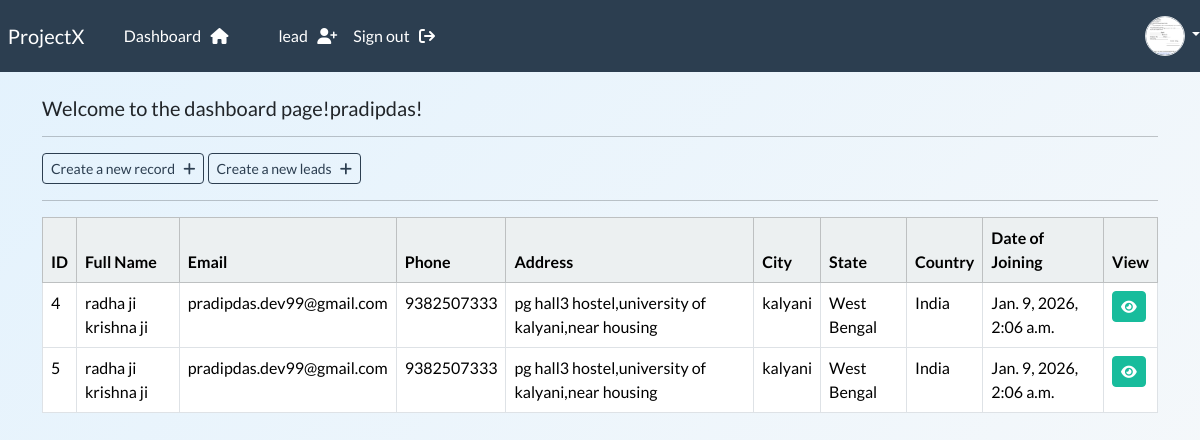
/dashboard (signed in), run on an earlier commit of the app's database.
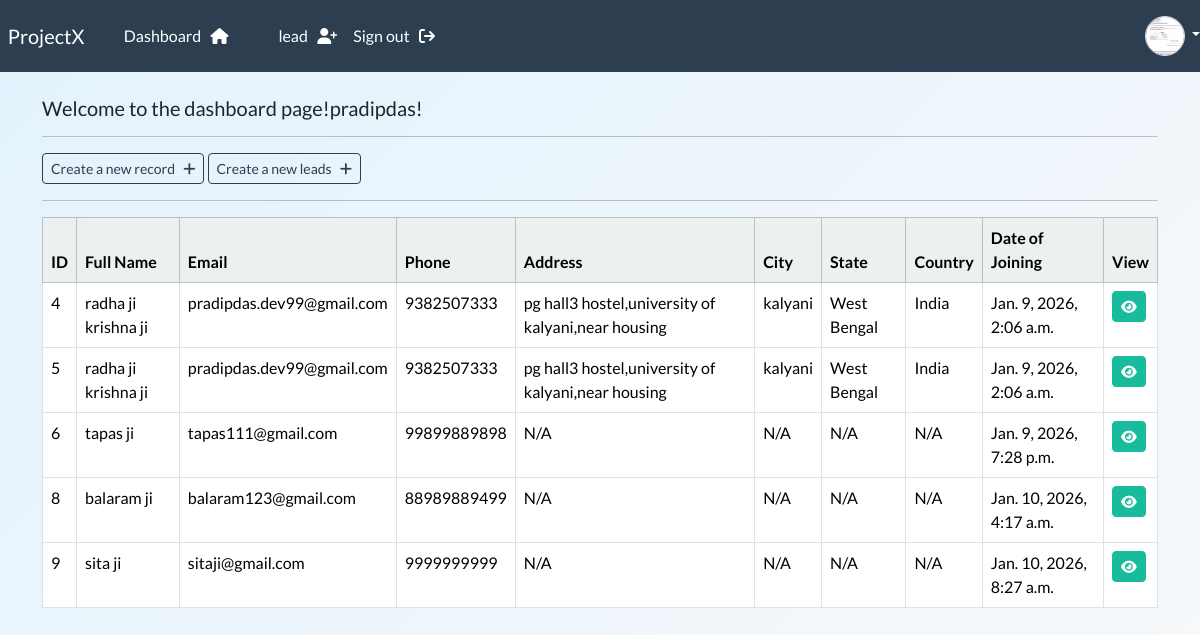
And on a later commit of the database.
### webapp/models.py (models this page shows, shortened)
class Record(models.Model):
    creation_date = models.DateTimeField(auto_now_add=True)
    first_name = models.CharField(max_length=100)
    last_name = models.CharField(max_length=100)
    email = models.EmailField(max_length=255)
    phone = models.CharField(max_length=20)
    address = models.CharField(max_length=300)
    city = models.CharField(max_length=255)
    state = models.CharField(max_length=100)
    country = models.CharField(max_length=100)

### webapp/views.py (the view)
# urls.py: path('dashboard', views.dashboard, name="dashboard"),
@login_required(login_url='my-login')
def dashboard(request):
    my_records = Record.objects.all()
    context = {'records': my_records}
    return render(request, 'webapp/dashboard.html', context=context)

### webapp/templates/webapp/dashboard.html
{% extends "webapp/base.html" %}
{% block content %}
     <h5>Welcome to the dashboard page!{{user}}!</h5>
     <hr>
     <a class="btn btn-outline-primary btn-sm" href="{% url 'create-record' %}">
          Create a new record &nbsp; <i class="fa-solid fa-plus"></i>
     </a>
     <a class="btn btn-outline-primary btn-sm" href="{% url 'create_lead' %}">
          Create a new leads &nbsp; <i class="fa-solid fa-plus"></i>
     </a>
     <hr>
     <table class="table table-hover table-bordered">
            <thead class="table-light">
                <tr>
                    <th scope="col"> ID </th>
                    <th scope="col"> Full Name </th>
                    <th scope="col"> Email </th>
                    <th scope="col"> Phone </th>
                    <th scope="col"> Address </th>
                    <th scope="col"> City </th>
                    <th scope="col"> State </th>
                    <th scope="col"> Country </th>
                    <th scope="col">Date of Joining</th>
                    <th scope="col"> View </th>
                </tr>
            </thead>
            <tbody>
            {% if records %}
                {% for record in records %}
                <tr>
                    <td>{{record.id}}</td>
                    <td>{{record.first_name}} {{record.last_name}}</td>
                    <td>{{record.email}}</td>
                    <td>{{record.phone}}</td>
                    <td>{{record.address}}</td>
                    <td>{{record.city}}</td>
                    <td>{{record.state}}</td>
                    <td>{{record.country}}</td>
                    <td>{{record.creation_date}}</td>
                    <td> <a class="btn btn-success btn-sm" href="{% url 'record' record.id %}"><i class="fa-solid fa-eye"></i></a> </td>
                </tr>
                {% endfor %}
            {% endif %}
            </tbody>
     </table>
{% endblock %}

What changed in the data, as far as the page shows it:
added Record: id "6", first_name "tapas", last_name "ji", email "tapas111@gmail.com", phone "99899889898", address "N/A", city "N/A", state "N/A", country "N/A", creation_date "Jan. 9, 2026, 7:28 p.m."
added Record: id "8", first_name "balaram", last_name "ji", email "balaram123@gmail.com", phone "88989889499", address "N/A", city "N/A", state "N/A", country "N/A", creation_date "Jan. 10, 2026, 4:17 a.m."
added Record: id "9", first_name "sita", last_name "ji", email "sitaji@gmail.com", phone "9999999999", address "N/A", city "N/A", state "N/A", country "N/A", creation_date "Jan. 10, 2026, 8:27 a.m."
